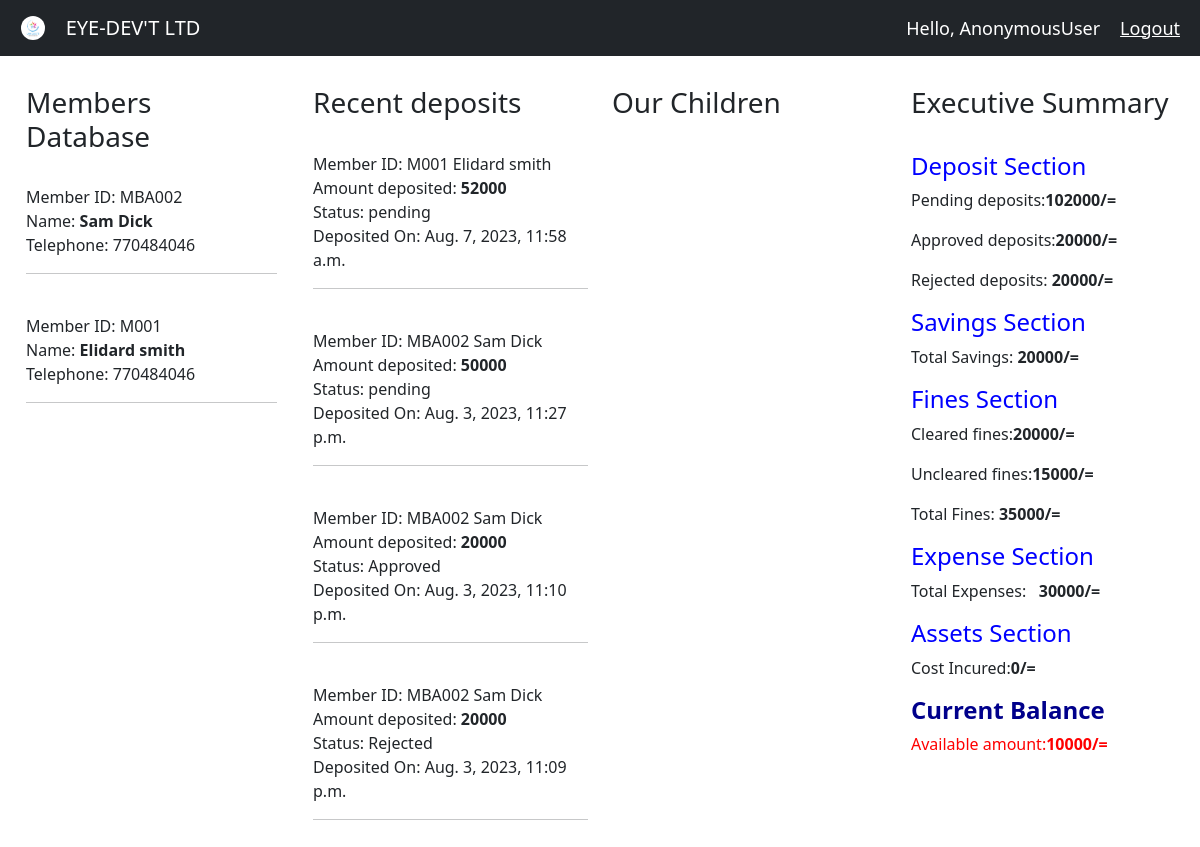
The page /report/ on the database its author committed.
### kyaclub_app/models.py (models this page shows, shortened)
class Member(models.Model):
    sex_choices = (("Male","male"), ("Female","Female"))
    status_choices = (("Married","Married"),("Single","Single"),
                        ("Windowed","Windowed"),("Divorsed","Divorsed"))
    member_id =models.CharField(max_length=10, primary_key=True )
    full_name = models.CharField(max_length=200, null=False)
    nin = models.CharField(max_length=100)
    occupation=models.CharField(max_length=500)
    sex = models.CharField(max_length=10,choices = sex_choices)
    marital_status = models.CharField(max_length=30, choices=status_choices)
    email = models.EmailField(max_length=100)
    telephone = models.PositiveIntegerField()
    date_of_birth = models.DateField(validators=[MaxValueValidator(datetime.date.today)])
    current_address = models.CharField(max_length=300)
    home_address = models.CharField(max_length=300)
    Registered_date = models.DateTimeField(auto_now_add=True)
    def __str__(self):
        return self.member_id + " " +self.full_name

class Deposit(models.Model):
    status_choices =(("pending","pending"),("Approved","Approved"),
                        ("Rejected","Rejected"))
    purpose_choices = (("January","January"),("February","February"),("March","March"),
    				("April","April"),("May","May"),("June","June"),("July","July"),
    				("August","August"),("September","September"),("October","October"),
    				("November","November"),("December","December"))
    member = models.ForeignKey(Member, on_delete=models.CASCADE)
    amount = models.PositiveIntegerField()
    purpose = models.CharField(max_length=50, null=False, choices = purpose_choices)
    year = models.PositiveIntegerField()
    deposited_by = models.CharField(max_length=50,null=False)
    status = models.CharField(max_length=30, null=False, choices = status_choices, default="pending")
    date_created = models.DateTimeField(auto_now_add=True)
    Transaction_id = models.CharField(max_length=100, null=False)
    receipt = models.ImageField(upload_to='deposits/%Y/%m/%d',blank=True)

### kyaclub_app/views.py (the view)
# urls.py: path('report/',views.report,name='report'),
def report(request):
    all_members = Member.objects.all
    all_deposits = Deposit.objects.all().order_by("-date_created")
    all_children = ChildrenDetail.objects.all
    number_of_members = Member.objects.all().aggregate(Count('member_id'))
    sum_all = Deposit.objects.all().aggregate(Sum('amount'))
    pending_deposits = Deposit.objects.filter(status="pending").aggregate(models.Sum('amount'))['amount__sum'] or 0
    approved_deposits = Deposit.objects.filter(status="Approved").aggregate(models.Sum('amount'))['amount__sum'] or 0
    rejected_deposits = Deposit.objects.filter(status="Rejected").aggregate(models.Sum('amount'))['amount__sum'] or 0
    cursor = connection.cursor()
    cursor.execute('select sum(amount) from kyaclub_app_fine union select sum(amount) from kyaclub_app_deposit')
    f = cursor.fetchone()
    fines_uncleared = Fine.objects.filter(status="unpaid").aggregate(models.Sum('amount'))['amount__sum'] or 0
    fines_cleared = FinePayment.objects.aggregate(models.Sum('amount'))['amount__sum'] or 0
    fines_total = fines_cleared + fines_uncleared
    savings_total = approved_deposits
    total_expenses = Expense.objects.aggregate(models.Sum('amount'))['amount__sum'] or 0
    asset_cost = Asset.objects.aggregate(models.Sum('purchase_amount'))['purchase_amount__sum'] or 0
    otherincome = OtherIncome.objects.aggregate(models.Sum('amount'))['amount__sum'] or 0
    grand_total = fines_cleared + savings_total + otherincome - total_expenses - asset_cost
    context = {
                'all': all_members,
                'all_d':all_deposits,
                'all_c':all_children,
                'total':sum_all,
                'f':f,
                'grand_total':grand_total,
                'fines_total':fines_total,
                'savings_total':savings_total,
                'pending_deposits': pending_deposits,
                'approved_deposits':approved_deposits,
                'rejected_deposits':rejected_deposits,
                'fines_uncleared': fines_uncleared,
                'fines_cleared':fines_cleared,
                'total_expenses':total_expenses,
                'asset_cost':asset_cost,
                }
    return render(request,'members/report.html', context)

### kyaclub_app/templates/members/report.html (shortened to what this page needs)
{% extends 'members/main.html' %}
{% load static %}
{% block content %}
    <link rel="stylesheet" href="{% static 'css/main.css' %}"><br>
    <link href="https://cdn.jsdelivr.net/npm/bootstrap@5.3.0/dist/css/bootstrap.min.css" rel="stylesheet">
    <section class="">
        <div class="row">
             <div class = "col-md-3 text-left">
                <div class="container">
                    <h3 id="header-h2">Members Database</h3>
                    {% for item in all %}<br>
                    Member ID: {{item.member_id}}<br>
                    Name: <strong>{{item.full_name}} </strong><br>
                    Telephone: {{item.telephone}}
                    <hr>
                    {% endfor %}
                </div>
            </div>
            <div class = "col-md-3 text-left">
                <h3 id="header-h2"> Recent deposits </h3>
                {% for item in all_d %}<br>
                Member ID: {{item.member}}<br>
                Amount deposited: <strong>{{item.amount}} </strong><br>
                Status: {{item.status}}<br>
                Deposited On: {{item.date_created}}
                <hr>
                {% endfor %}
            </div>
            <div class = "col-md-3 text-left">
                <h3 id="header-h2">Our Children </h3>
            </div>
            <div class = "col-md-3 text-left">
                <h3 id="header-h1">Executive Summary </h3><br>
                <h4 style="color: blue;">Deposit Section</h4>
                <p>Pending deposits:<strong>{{pending_deposits}}/=</strong></p>
                <p>Approved deposits:<strong>{{approved_deposits}}/=</strong></p>
                <p>Rejected deposits:<strong> {{rejected_deposits}}/= </strong></p>
                <h4 style="color: blue;">Savings Section</h4>
                <p>Total Savings:<strong> {{savings_total}}/=</strong> </p>
                <h4 style="color: blue;">Fines Section</h4>
                <p>Cleared fines:<strong>{{fines_cleared}}/=</strong></p>
                <p>Uncleared fines:<strong>{{fines_uncleared}}/=</strong></p>
                <p>Total Fines:<strong> {{fines_total}}/=</strong> </p>
                <h4 style="color: blue;">Expense Section</h4>
                <p>Total Expenses:&nbsp &nbsp<strong>{{total_expenses}}/=</strong></p>
                <h4 style="color: blue;">Assets Section</h4>
                <p>Cost Incured:<strong>{{asset_cost}}/=</strong></p>
                <h4 style="color: darkblue;"><strong>Current Balance</strong></h4>
                <p style="color: red;">Available amount:<strong>{{grand_total}}/=</strong></p>
            </div>
    </div>
</section>
{% endblock content %}

### kyaclub_app/templates/members/main.html (shortened to what this page needs)
{% load static %}
<!DOCTYPE html>
<html>
<head>
    <link rel="stylesheet" href="https://stackpath.bootstrapcdn.com/bootstrap/4.3.1/css/bootstrap.min.css"
>
    <link rel="stylesheet" type="text/css" href="{% static 'css/main.css' %}">
</head>
<body>
    <br><br>
    {% include 'members/navbar.html' %}
    {% block content %}
    {%endblock%}
</body>
</html>

### kyaclub_app/templates/members/navbar.html (shortened to what this page needs)
{% load static %}
<nav class="navbar fixed-top navbar-expand-lg navbar-dark bg-dark">
     &nbsp; &nbsp; &nbsp;<img src="{% static 'images/LINK2DOT5.png' %}" style="width: 2vw; border-radius: 50%;"> &nbsp; &nbsp; &nbsp;
    <a class="navbar-brand" href="#">EYE-DEV'T LTD</a>
    <span class="hello-msg">Hello, {{request.user}} </span>
    <span><a class="hello-msg" href="{% url 'logout' %}">Logout</a></span>
</nav>

### kyaclub_app/static/css/main.css (style rules this page uses)
body { background-color: #ebeff5; }
.row { padding: 14px; }

### kyaclub_app/templates/members/navbar.html (style rules this page uses)
.hello-msg { font-size: 18px; color: #fff; margin-right: 20px; }

### rows shown on the page
Member: member_id "MBA002", full_name "Sam Dick", telephone "770484046"
Member: member_id "M001", full_name "Elidard smith", telephone "770484046"
Deposit: member "M001 Elidard smith", amount "52000", status "pending", date_created "Aug. 7, 2023, 11:58 a.m."
Deposit: member "MBA002 Sam Dick", amount "50000", status "pending", date_created "Aug. 3, 2023, 11:27 p.m."
Deposit: member "MBA002 Sam Dick", amount "20000", status "Approved", date_created "Aug. 3, 2023, 11:10 p.m."
Deposit: member "MBA002 Sam Dick", amount "20000", status "Rejected", date_created "Aug. 3, 2023, 11:09 p.m."

### other values the page prints
{{ request.user }} "AnonymousUser"
{{ pending_deposits }} "102000"
{{ approved_deposits }} "20000"
{{ rejected_deposits }} "20000"
{{ savings_total }} "20000"
{{ fines_cleared }} "20000"
{{ fines_uncleared }} "15000"
{{ fines_total }} "35000"
{{ total_expenses }} "30000"
{{ asset_cost }} "0"
{{ grand_total }} "10000"
